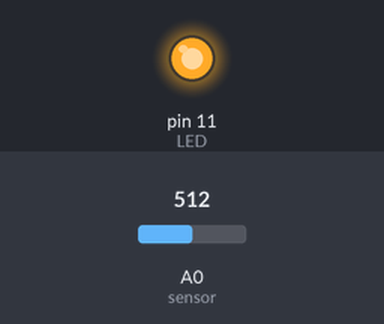
Simulated run of this sketch. Board: Arduino Uno, built with avr-gcc and run on an emulated ATmega328P. On the bench: output pins drawn as LEDs (lit = HIGH). Dashed ring = blinking. The test bench sets the inputs (shaded band); at power-on: A0 (sensor) = 512.

Above: at 1.2 s.
1.3 s: A0 (sensor) set to 789
3.5 s: A0 (sensor) set to 817
At 5.3 s:
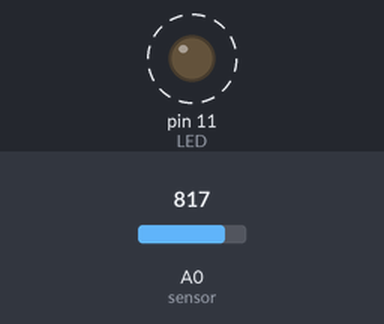
6.5 s: A0 (sensor) set to 716
8.0 s: A0 (sensor) set to 900
At 9.6 s:
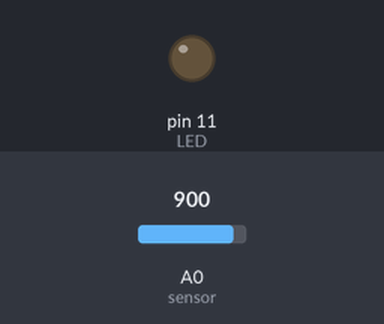
Timing chart, 0 to 12.0 s (numbered marks = the images above; inputs shaded):
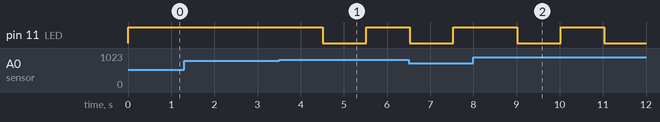

The sketch:

2_Analog_Input_pot_conditions.ino
```cpp
/*
  Analog sensor input with a potentiomenter
  controlling PWM output to an LED, with conditions.

  Connect potentiometer middle pin to Analog A0. Connect one outer pin to ground, the other to 5V.
  Connect LED (annode side) to PWM pin 11. Connect cathode side to 220-230 ohm resistor and to ground.

  Uncomment for serial monitor functionality.
*/

const int sensor = A0;  // creates fixed variable called sensor and assigns value A0
const int LED = 11; // creates fixed variable called LED and assigns value of 11
int value = 0;

// setup function runs once at start up
void setup() {
  pinMode(LED, OUTPUT);    // initialize pin as an output.
  // note: no need to initialize pinMode for analog pins as they can only be inputs

  // initialize serial communication at 9600 bits per second:
  //Serial.begin(9600);
}

// loop function runs infinitely
void loop() {
  value = analogRead (sensor); //Reads sensor pin and assigns to value
  delay (10);  //Small delay
  value = value / 4; //Dividing value by 4 reduces range to max 255

  if (value > 0 && value <= 200) {
    analogWrite (LED, 255);
  } else if (value > 200 && value < 255) {
    analogWrite (LED, 255);
    delay (1000);
    analogWrite (LED, 0);
    delay (1000);
  } else {
    analogWrite (LED, 0);
  }
  //Serial.println(value); //Prints to serial monitor
}
```

Measured:
- the behaviour switches between 803 and 804 on A0 (sensor) (found by bisection; images 0 and 1)
- after the input at 1.3 s, every drawn part: stays the same
- after the input at 3.5 s, pin 11 (LED): HIGH → LOW after 1.0 s, → HIGH 1.0 s later
- after the input at 8.0 s, pin 11 (LED): HIGH → LOW after 1.0 s, → HIGH 1.0 s later, → LOW 1.0 s later
